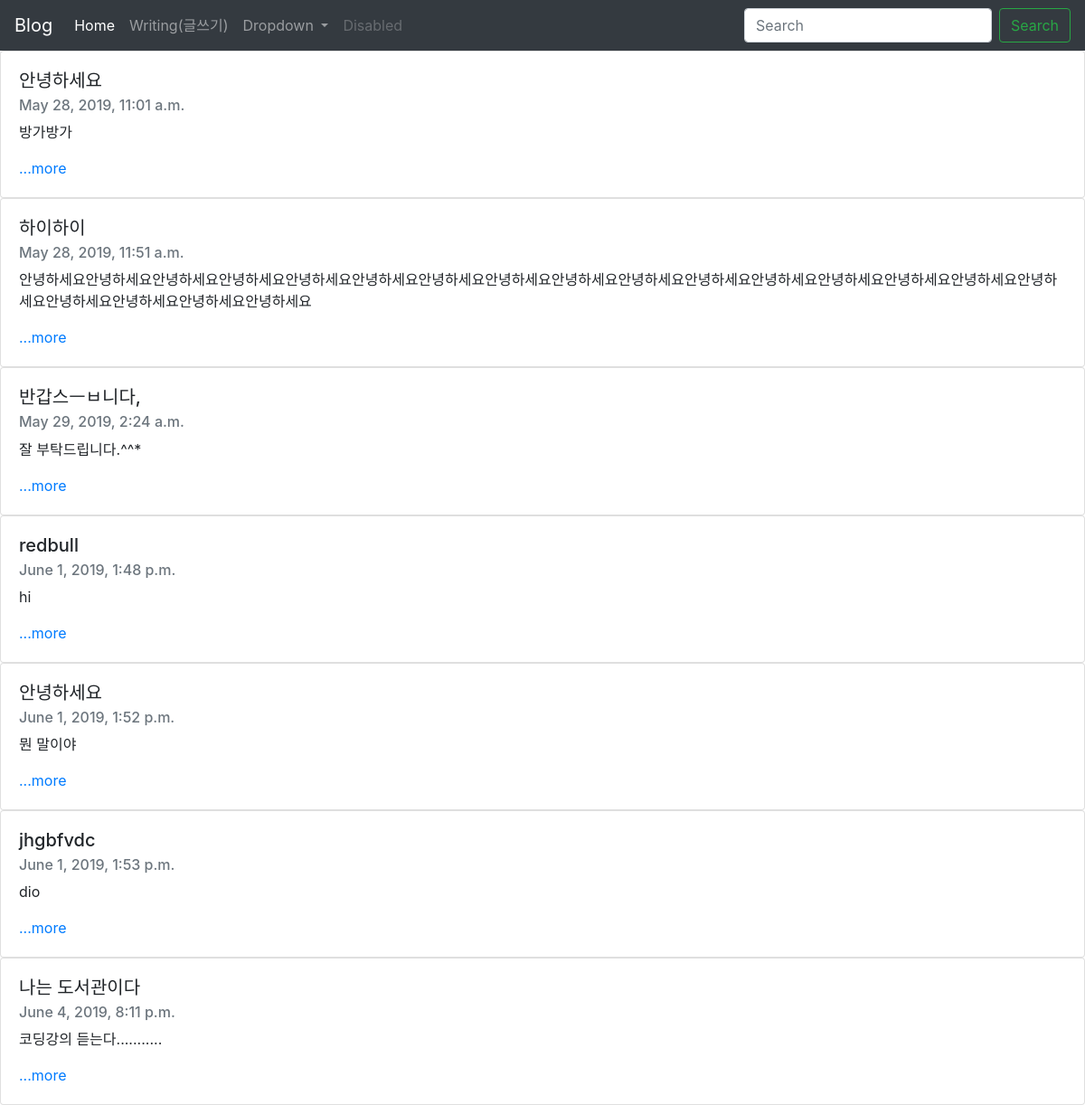
The page / on the database its author committed.
### blog/models.py (models this page shows, shortened)
class Blog(models.Model):
    title = models.CharField(max_length=200)
    pub_date = models.DateTimeField('date published')
    body = models.TextField()
    def summary(self):
        return self.body[:100]

### blog/views.py (the view)
# urls.py: 2. Add a URL to urlpatterns:  path('', views.home, name='home')
def home(request):
    blogs = Blog.objects
    return render(request, 'home.html', {'blogs':blogs})

### blog/templates/home.html
{% extends 'base.html' %}
{% block contents %}
{% for blog in blogs.all %}
<div class="card" >
<div class="card-body">
    <h5 class="card-title">{{blog.title}}</h5>
    <h6 class="card-subtitle mb-2 text-muted">{{blog.pub_date}}</h6>
      <p class="card-text">{{blog.summary}}</p>
      <a href="{%url 'detail' blog.id%}">...more</a></a>
    </div>
  </div>
{%endfor%}
</body>
 {% endblock %}

### secondproject/templates/base.html (shortened to what this page needs)
<head>
    <link rel="stylesheet" href="https://stackpath.bootstrapcdn.com/bootstrap/4.3.1/css/bootstrap.min.css">
</head>
<body>
        <nav class="navbar navbar-expand-lg navbar-dark bg-dark">
                <a class="navbar-brand" href="#">Blog</a>
                <div class="collapse navbar-collapse" id="navbarSupportedContent">
                  <ul class="navbar-nav mr-auto">
                    <li class="nav-item active">
                      <a class="nav-link" href="#">Home <span class="sr-only">(current)</span></a>
                    </li>
                    <li class="nav-item">
                      <a class="nav-link" href="{% url 'new' %}">Writing(글쓰기)</a>
                    </li>
                    <li class="nav-item dropdown">
                      <a class="nav-link dropdown-toggle" href="#" id="navbarDropdown" role="button" data-toggle="dropdown" aria-haspopup="true" aria-expanded="false">
                        Dropdown
                      </a>
                    </li>
                    <li class="nav-item">
                      <a class="nav-link disabled" href="#" tabindex="-1" aria-disabled="true">Disabled</a>
                    </li>
                  </ul>
                  <form class="form-inline my-2 my-lg-0">
                    <input class="form-control mr-sm-2" type="search" placeholder="Search" aria-label="Search">
                    <button class="btn btn-outline-success my-2 my-sm-0" type="submit">Search</button>
                  </form>
                </div>
              </nav>
{% block contents %}
{% endblock %}
</body>

### rows shown on the page
Blog: title "안녕하세요", pub_date "May 28, 2019, 11:01 a.m.", summary "방가방가"
Blog: title "하이하이", pub_date "May 28, 2019, 11:51 a.m.", summary "안녕하세요안녕하세요안녕하세요안녕하세요안녕하세요안녕하세요안녕하세요안녕하세요안녕하세요안녕하세요안녕하세요안녕하세요안녕하세요안녕하세요안녕하세요안녕하세요안녕하세요안녕하세요안녕하세요안녕하세요"
Blog: title "반갑스ㅡㅂ니다,", pub_date "May 29, 2019, 2:24 a.m.", summary "잘 부탁드립니다.^^*"
Blog: title "redbull", pub_date "June 1, 2019, 1:48 p.m.", summary "hi"
Blog: title "안녕하세요", pub_date "June 1, 2019, 1:52 p.m.", summary "뭔 말이야"
Blog: title "jhgbfvdc", pub_date "June 1, 2019, 1:53 p.m.", summary "dio"
Blog: title "나는 도서관이다", pub_date "June 4, 2019, 8:11 p.m.", summary "코딩강의 듣는다..........."
